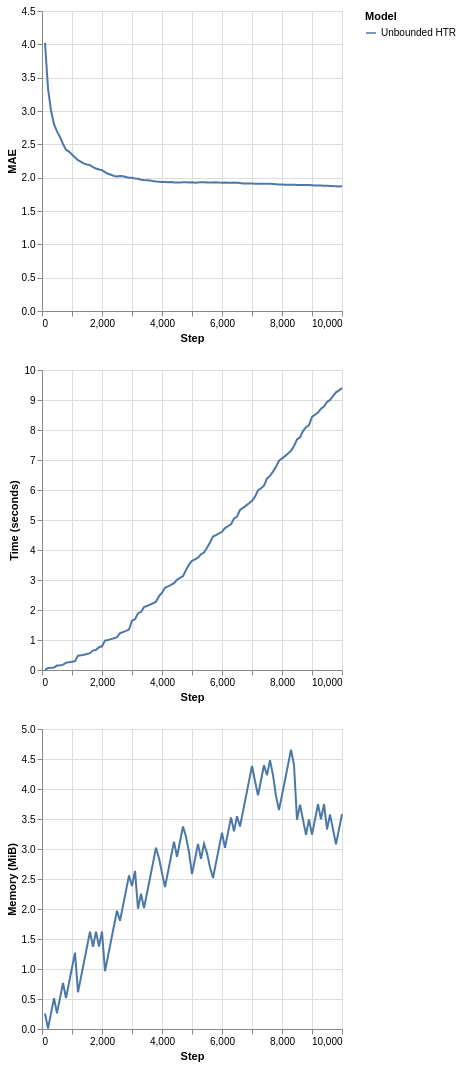

Notebook source saved alongside this figure:
### Code cell
plot_performance(
    synth.Friedman(seed=42).take(10_000),
    metrics.MAE(),
    {
        "Unbounded HTR": (
            preprocessing.StandardScaler() |
            tree.HoeffdingTreeRegressor(splitter=tree.splitter.EBSTSplitter())
        )
    }
)

### Figure 1 — Vega-Lite specification as saved in the notebook (floating-point values rounded to 4 significant figures)
{"config": {"view": {"continuousWidth": 300, "continuousHeight": 300}}, "vconcat": [{"mark": {"type": "line"}, "encoding": {"color": {"field": "Model", "type": "nominal"}, "x": {"field": "Step", "type": "quantitative"}, "y": {"field": "Metric", "title": "MAE", "type": "quantitative"}}}, {"mark": {"type": "line"}, "encoding": {"color": {"field": "Model", "type": "nominal"}, "x": {"field": "Step", "type": "quantitative"}, "y": {"field": "Time", "title": "Time (seconds)", "type": "quantitative"}}}, {"mark": {"type": "line"}, "encoding": {"color": {"field": "Model", "type": "nominal"}, "x": {"field": "Step", "type": "quantitative"}, "y": {"field": "Memory", "title": "Memory (MiB)", "type": "quantitative"}}}], "data": {"name": "data-2a3baf3088776b7d81aa671ac029f3e8"}, "$schema": "https://vega.github.io/schema/vega-lite/v6.1.0.json", "datasets": {"data-2a3baf3088776b7d81aa671ac029f3e8": [{"Step": 100, "Metric": 4.023, "Time": 0.005069, "Memory": 0.258, "Model": "Unbounded HTR"}, {"Step": 200, "Metric": 3.34, "Time": 0.06868, "Memory": 0.006842, "Model": "Unbounded HTR"}, {"Step": 300, "Metric": 3.007, "Time": 0.0732, "Memory": 0.2605, "Model": "Unbounded HTR"}, {"Step": 400, "Metric": 2.803, "Time": 0.08214, "Memory": 0.5123, "Model": "Unbounded HTR"}, {"Step": 500, "Metric": 2.695, "Time": 0.1481, "Memory": 0.2626, "Model": "Unbounded HTR"}, {"Step": 600, "Metric": 2.61, "Time": 0.157, "Memory": 0.5143, "Model": "Unbounded HTR"}, {"Step": 700, "Metric": 2.506, "Time": 0.1701, "Memory": 0.7661, "Model": "Unbounded HTR"}, {"Step": 800, "Metric": 2.42, "Time": 0.242, "Memory": 0.5164, "Model": "Unbounded HTR"}, {"Step": 900, "Metric": 2.391, "Time": 0.255, "Memory": 0.7682, "Model": "Unbounded HTR"}, {"Step": 1000, "Metric": 2.346, "Time": 0.2727, "Memory": 1.02, "Model": "Unbounded HTR"}, {"Step": 1100, "Metric": 2.303, "Time": 0.2946, "Memory": 1.272, "Model": "Unbounded HTR"}, {"Step": 1200, "Metric": 2.262, "Time": 0.4744, "Memory": 0.6135, "Model": "Unbounded HTR"}, {"Step": 1300, "Metric": 2.237, "Time": 0.4899, "Memory": 0.8652, "Model": "Unbounded HTR"}, {"Step": 1400, "Metric": 2.211, "Time": 0.5097, "Memory": 1.117, "Model": "Unbounded HTR"}, {"Step": 1500, "Metric": 2.198, "Time": 0.5339, "Memory": 1.369, "Model": "Unbounded HTR"}, {"Step": 1600, "Metric": 2.188, "Time": 0.5618, "Memory": 1.621, "Model": "Unbounded HTR"}, {"Step": 1700, "Metric": 2.159, "Time": 0.6466, "Memory": 1.371, "Model": "Unbounded HTR"}, {"Step": 1800, "Metric": 2.137, "Time": 0.6745, "Memory": 1.623, "Model": "Unbounded HTR"}, {"Step": 1900, "Metric": 2.124, "Time": 0.7601, "Memory": 1.373, "Model": "Unbounded HTR"}, {"Step": 2000, "Metric": 2.113, "Time": 0.7899, "Memory": 1.625, "Model": "Unbounded HTR"}, {"Step": 2100, "Metric": 2.083, "Time": 0.9809, "Memory": 0.9652, "Model": "Unbounded HTR"}, {"Step": 2200, "Metric": 2.058, "Time": 1.002, "Memory": 1.217, "Model": "Unbounded HTR"}, {"Step": 2300, "Metric": 2.043, "Time": 1.029, "Memory": 1.469, "Model": "Unbounded HTR"}, {"Step": 2400, "Metric": 2.026, "Time": 1.058, "Memory": 1.72, "Model": "Unbounded HTR"}, {"Step": 2500, "Metric": 2.018, "Time": 1.092, "Memory": 1.972, "Model": "Unbounded HTR"}, {"Step": 2600, "Metric": 2.023, "Time": 1.227, "Memory": 1.803, "Model": "Unbounded HTR"}, {"Step": 2700, "Metric": 2.02, "Time": 1.264, "Memory": 2.055, "Model": "Unbounded HTR"}, {"Step": 2800, "Metric": 2.009, "Time": 1.303, "Memory": 2.307, "Model": "Unbounded HTR"}, {"Step": 2900, "Metric": 1.999, "Time": 1.346, "Memory": 2.558, "Model": "Unbounded HTR"}, {"Step": 3000, "Metric": 2.0, "Time": 1.645, "Memory": 2.384, "Model": "Unbounded HTR"}, {"Step": 3100, "Metric": 1.987, "Time": 1.694, "Memory": 2.636, "Model": "Unbounded HTR"}, {"Step": 3200, "Metric": 1.983, "Time": 1.894, "Memory": 2.003, "Model": "Unbounded HTR"}, {"Step": 3300, "Metric": 1.969, "Time": 1.936, "Memory": 2.255, "Model": "Unbounded HTR"}, {"Step": 3400, "Metric": 1.964, "Time": 2.094, "Memory": 2.014, "Model": "Unbounded HTR"}, {"Step": 3500, "Metric": 1.96, "Time": 2.135, "Memory": 2.266, "Model": "Unbounded HTR"}, {"Step": 3600, "Metric": 1.957, "Time": 2.177, "Memory": 2.517, "Model": "Unbounded HTR"}, {"Step": 3700, "Metric": 1.948, "Time": 2.224, "Memory": 2.769, "Model": "Unbounded HTR"}, {"Step": 3800, "Metric": 1.943, "Time": 2.275, "Memory": 3.021, "Model": "Unbounded HTR"}, {"Step": 3900, "Metric": 1.94, "Time": 2.461, "Memory": 2.848, "Model": "Unbounded HTR"}, {"Step": 4000, "Metric": 1.934, "Time": 2.577, "Memory": 2.598, "Model": "Unbounded HTR"}, {"Step": 4100, "Metric": 1.934, "Time": 2.739, "Memory": 2.367, "Model": "Unbounded HTR"}, {"Step": 4200, "Metric": 1.933, "Time": 2.786, "Memory": 2.619, "Model": "Unbounded HTR"}, {"Step": 4300, "Metric": 1.934, "Time": 2.836, "Memory": 2.87, "Model": "Unbounded HTR"}, {"Step": 4400, "Metric": 1.928, "Time": 2.892, "Memory": 3.122, "Model": "Unbounded HTR"}, {"Step": 4500, "Metric": 1.926, "Time": 3.008, "Memory": 2.872, "Model": "Unbounded HTR"}, {"Step": 4600, "Metric": 1.928, "Time": 3.07, "Memory": 3.124, "Model": "Unbounded HTR"}, {"Step": 4700, "Metric": 1.93, "Time": 3.131, "Memory": 3.376, "Model": "Unbounded HTR"}, {"Step": 4800, "Metric": 1.932, "Time": 3.333, "Memory": 3.204, "Model": "Unbounded HTR"}, {"Step": 4900, "Metric": 1.928, "Time": 3.514, "Memory": 2.952, "Model": "Unbounded HTR"}, {"Step": 5000, "Metric": 1.93, "Time": 3.641, "Memory": 2.582, "Model": "Unbounded HTR"}, {"Step": 5100, "Metric": 1.925, "Time": 3.69, "Memory": 2.834, "Model": "Unbounded HTR"}, {"Step": 5200, "Metric": 1.929, "Time": 3.743, "Memory": 3.085, "Model": "Unbounded HTR"}, {"Step": 5300, "Metric": 1.931, "Time": 3.859, "Memory": 2.836, "Model": "Unbounded HTR"}, {"Step": 5400, "Metric": 1.93, "Time": 3.916, "Memory": 3.087, "Model": "Unbounded HTR"}, {"Step": 5500, "Metric": 1.926, "Time": 4.075, "Memory": 2.932, "Model": "Unbounded HTR"}, {"Step": 5600, "Metric": 1.926, "Time": 4.252, "Memory": 2.694, "Model": "Unbounded HTR"}, {"Step": 5700, "Metric": 1.929, "Time": 4.446, "Memory": 2.517, "Model": "Unbounded HTR"}, {"Step": 5800, "Metric": 1.93, "Time": 4.498, "Memory": 2.769, "Model": "Unbounded HTR"}, {"Step": 5900, "Metric": 1.927, "Time": 4.55, "Memory": 3.021, "Model": "Unbounded HTR"}, {"Step": 6000, "Metric": 1.925, "Time": 4.608, "Memory": 3.272, "Model": "Unbounded HTR"}, {"Step": 6100, "Metric": 1.927, "Time": 4.732, "Memory": 3.022, "Model": "Unbounded HTR"}, {"Step": 6200, "Metric": 1.925, "Time": 4.792, "Memory": 3.274, "Model": "Unbounded HTR"}, {"Step": 6300, "Metric": 1.925, "Time": 4.855, "Memory": 3.526, "Model": "Unbounded HTR"}, {"Step": 6400, "Metric": 1.926, "Time": 5.046, "Memory": 3.294, "Model": "Unbounded HTR"}, {"Step": 6500, "Metric": 1.923, "Time": 5.114, "Memory": 3.546, "Model": "Unbounded HTR"}, {"Step": 6600, "Metric": 1.921, "Time": 5.334, "Memory": 3.375, "Model": "Unbounded HTR"}, {"Step": 6700, "Metric": 1.914, "Time": 5.403, "Memory": 3.627, "Model": "Unbounded HTR"}, {"Step": 6800, "Metric": 1.911, "Time": 5.478, "Memory": 3.879, "Model": "Unbounded HTR"}, {"Step": 6900, "Metric": 1.912, "Time": 5.557, "Memory": 4.131, "Model": "Unbounded HTR"}, {"Step": 7000, "Metric": 1.911, "Time": 5.639, "Memory": 4.382, "Model": "Unbounded HTR"}, {"Step": 7100, "Metric": 1.91, "Time": 5.778, "Memory": 4.133, "Model": "Unbounded HTR"}, {"Step": 7200, "Metric": 1.91, "Time": 5.983, "Memory": 3.893, "Model": "Unbounded HTR"}, {"Step": 7300, "Metric": 1.908, "Time": 6.059, "Memory": 4.145, "Model": "Unbounded HTR"}, {"Step": 7400, "Metric": 1.908, "Time": 6.142, "Memory": 4.397, "Model": "Unbounded HTR"}, {"Step": 7500, "Metric": 1.91, "Time": 6.385, "Memory": 4.229, "Model": "Unbounded HTR"}, {"Step": 7600, "Metric": 1.908, "Time": 6.469, "Memory": 4.481, "Model": "Unbounded HTR"}, {"Step": 7700, "Metric": 1.905, "Time": 6.612, "Memory": 4.231, "Model": "Unbounded HTR"}, {"Step": 7800, "Metric": 1.903, "Time": 6.771, "Memory": 3.885, "Model": "Unbounded HTR"}, {"Step": 7900, "Metric": 1.899, "Time": 6.975, "Memory": 3.647, "Model": "Unbounded HTR"}, {"Step": 8000, "Metric": 1.899, "Time": 7.052, "Memory": 3.899, "Model": "Unbounded HTR"}, {"Step": 8100, "Metric": 1.894, "Time": 7.13, "Memory": 4.151, "Model": "Unbounded HTR"}, {"Step": 8200, "Metric": 1.894, "Time": 7.214, "Memory": 4.402, "Model": "Unbounded HTR"}, {"Step": 8300, "Metric": 1.895, "Time": 7.304, "Memory": 4.654, "Model": "Unbounded HTR"}, {"Step": 8400, "Metric": 1.894, "Time": 7.463, "Memory": 4.404, "Model": "Unbounded HTR"}, {"Step": 8500, "Metric": 1.891, "Time": 7.684, "Memory": 3.488, "Model": "Unbounded HTR"}, {"Step": 8600, "Metric": 1.891, "Time": 7.758, "Memory": 3.74, "Model": "Unbounded HTR"}, {"Step": 8700, "Metric": 1.891, "Time": 7.962, "Memory": 3.489, "Model": "Unbounded HTR"}, {"Step": 8800, "Metric": 1.891, "Time": 8.092, "Memory": 3.238, "Model": "Unbounded HTR"}, {"Step": 8900, "Metric": 1.89, "Time": 8.163, "Memory": 3.491, "Model": "Unbounded HTR"}, {"Step": 9000, "Metric": 1.888, "Time": 8.437, "Memory": 3.24, "Model": "Unbounded HTR"}, {"Step": 9100, "Metric": 1.884, "Time": 8.51, "Memory": 3.493, "Model": "Unbounded HTR"}, {"Step": 9200, "Metric": 1.883, "Time": 8.582, "Memory": 3.745, "Model": "Unbounded HTR"}, {"Step": 9300, "Metric": 1.881, "Time": 8.713, "Memory": 3.495, "Model": "Unbounded HTR"}, {"Step": 9400, "Metric": 1.879, "Time": 8.785, "Memory": 3.747, "Model": "Unbounded HTR"}, {"Step": 9500, "Metric": 1.879, "Time": 8.935, "Memory": 3.325, "Model": "Unbounded HTR"}, {"Step": 9600, "Metric": 1.876, "Time": 9.004, "Memory": 3.577, "Model": "Unbounded HTR"}, {"Step": 9700, "Metric": 1.873, "Time": 9.131, "Memory": 3.327, "Model": "Unbounded HTR"}, {"Step": 9800, "Metric": 1.872, "Time": 9.256, "Memory": 3.077, "Model": "Unbounded HTR"}, {"Step": 9900, "Metric": 1.869, "Time": 9.322, "Memory": 3.329, "Model": "Unbounded HTR"}, {"Step": 10000, "Metric": 1.87, "Time": 9.394, "Memory": 3.581, "Model": "Unbounded HTR"}]}}
